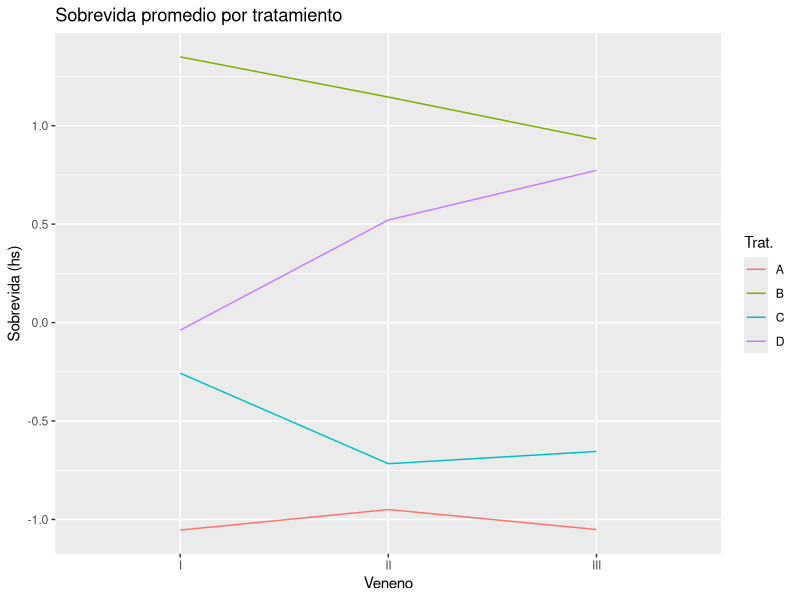
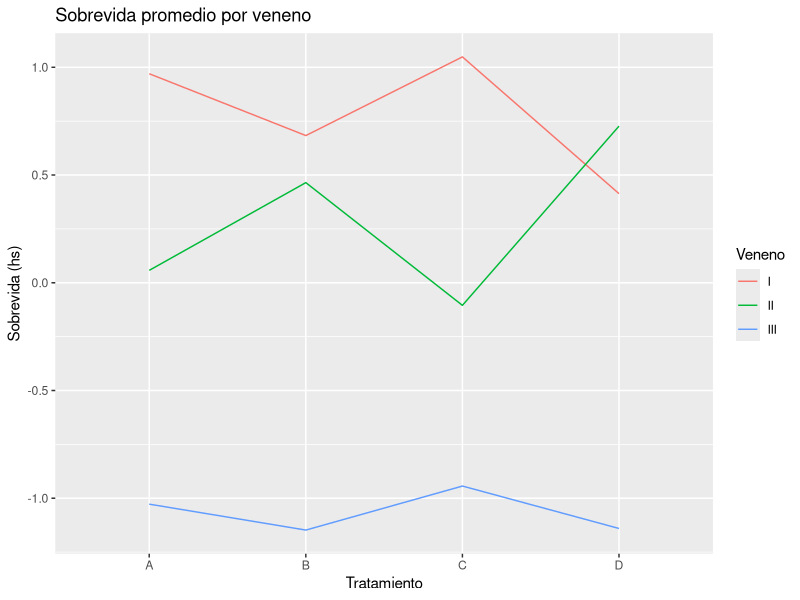
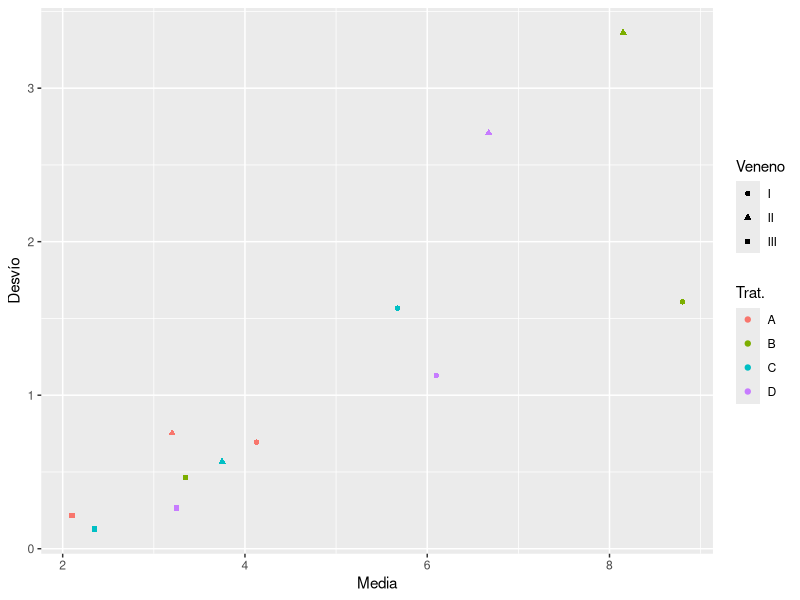
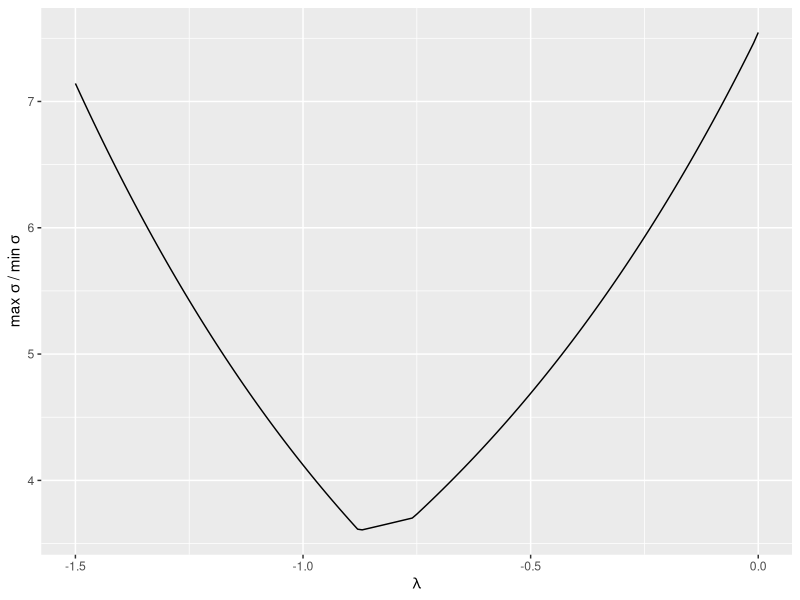
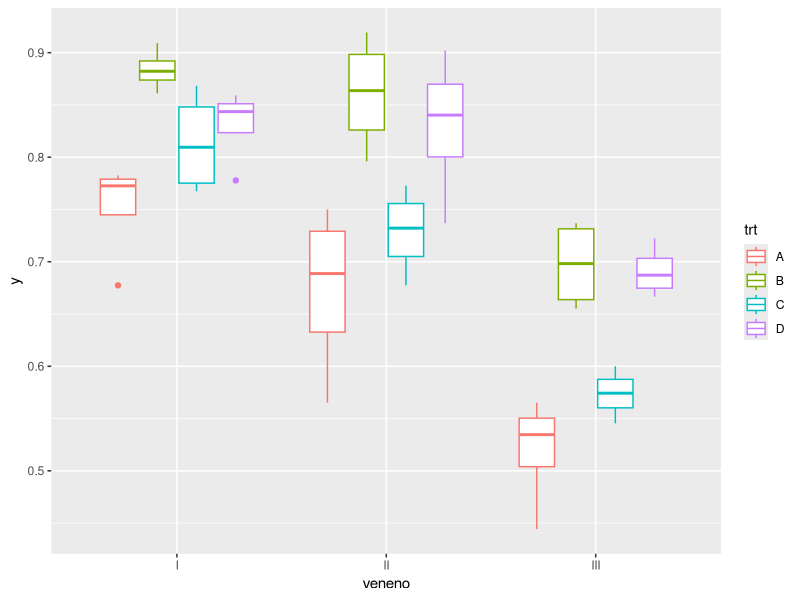

Write R code to recreate these figures, in order. (Note: this script raises an error after producing the figures.)
## ---- chunk 1
knitr::opts_chunk$set(echo = FALSE, message = FALSE, warning = FALSE)
options(tinytex.verbose = TRUE)
## ---- chunk 2
library(tidyverse) # manipulación de datos en general, graficos
library(broom) # limpieza y estructuracion de resultados de regresiones
library(GGally) # gráficos de perfiles, entre otros
## ---- chunk 3
tipo_cols <- cols(
  maceta = col_integer(),
  cruz = col_double(),
  auto = col_double()
)
df1 <- read_csv("../data/3-1.csv", col_types = tipo_cols)
## ---- chunk 4
pv_norm_dif <- shapiro.test(df1$cruz - df1$auto)$p.value
pv_norm_auto <- shapiro.test(df1$auto)$p.value
pv_norm_cruz <- shapiro.test(df1$cruz)$p.value
## ---- chunk 5
alfa <- 0.05
wcx_apar <- wilcox.test(df1$cruz, df1$auto, paired = T, alternative = "g",
                        conf.int = T, conf.level =1-alfa)
wcx_2samp <- wilcox.test(df1$cruz, df1$auto, paired = F, alternative = "g",
                        conf.int = T, conf.level = 1-alfa)
t_apar <- t.test(df1$cruz, df1$auto, paired = T, alternative = "g",
                        conf.int = T, conf.level = 1-alfa)
t_2samp <- t.test(df1$cruz, df1$auto, paired = F, alternative = "g",
                        conf.int = T, conf.level = 1-alfa)
## ---- chunk 6
tribble(
  ~Muestras, ~Test, ~llamada,
  "apareadas", "Wilcoxon", wcx_apar,
  "2 muestras", "Wilcoxon", wcx_2samp,
  "apareadas", "T de Student", t_apar,
  "2 muestras", "T de Student", t_2samp) %>%
  mutate(
    "p-valor" = map_dbl(llamada, "p.value"),
    "Lím. inf. IC" = map(llamada, "conf.int") %>% map_dbl(1)
  ) %>%
  select(-llamada) %>%
  knitr::kable(digits = 4)
## ---- chunk 7
tipo_cols <- cols()
raw2 <- read_csv("../data/3-2.csv", col_types = tipo_cols)
df2 <- raw2 %>%
  gather("trt", "sobrevida", -veneno) %>%
  mutate(
    trt = as_factor(trt),
    sobrevida = sobrevida * 10)

df2 %>%
  group_by(veneno, trt) %>%
  summarise_all(mean)%>%
  spread(veneno, sobrevida) %>%
  ggparcoord(2:4, "trt") +
  labs(title = "Sobrevida promedio por tratamiento",
       x = "Veneno", y = "Sobrevida (hs)", color = "Trat.")

df2 %>%
  group_by(veneno, trt) %>%
  summarise_all(mean)%>%
  spread(trt, sobrevida) %>%
  ggparcoord(2:5, "veneno") +
  labs(title = "Sobrevida promedio por veneno",
       x = "Tratamiento", y = "Sobrevida (hs)", color = "Veneno")
## ---- chunk 8
df2 %>%
  group_by(veneno, trt) %>%
  summarise_all(lst(mean, sd)) %>%
  arrange(desc(sd)) %>%
  knitr::kable(
    digits = 3,
    caption = "La tasa entre los desvios de II:B y III:C es mayor a 26")
## ---- chunk 9
df2 %>%
  group_by(veneno, trt) %>%
  summarise_all(lst(mean, sd)) %>%
  ggplot(aes(mean, sd, color = trt, shape = veneno)) +
  geom_point() +
  labs(x = "Media", y = "Desvío", shape = "Veneno", color = "Trat.")
## ---- chunk 10
boxcox <- function(y, lambda) {
  ifelse(lambda == 0, log(y), (y^lambda - 1)/lambda)
}
mejor_lambda <- function(lambdas) {
  tasas <- vector("numeric", length(lambdas))
  for (i in seq_along(lambdas)) {
    l <- lambdas[i]
    desvios <- df2 %>%
      mutate(y = map_dbl(sobrevida, boxcox, lambda = l)) %>%
      group_by(veneno, trt) %>%
      summarise(desvio = sd(y)) %>%
      pull("desvio")
    tasas[i] <- max(desvios)/min(desvios)
  }
  return(tibble(l = lambdas,t = tasas))
}

lambdas <- mejor_lambda(seq(-1.5, 0, 0.01))
lambdas %>%
  ggplot(aes(l, t)) +
  geom_line() +
  labs(x = expression(lambda), y=expression(paste("max ", sigma, " / min ", sigma)))
## ---- chunk 11
lambdas %>%
  filter(l == 1 | l == 0 | (-0.9 < l & l < -0.8) | l == -1)
## ---- chunk 12
mult <- lm(sobrevida ~ veneno * trt, df2)
tidy(mult) %>%
  dplyr::select(term, estimate, p.value) %>%
  filter(p.value <= 0.1) %>%
  arrange(p.value) %>%
  knitr::kable(digits = 4)
## ---- chunk 13
# venenoIII:trtB es la unica interaccion significativa, pero
tidy(anova(mult))
# las interacciones en conjunto no son significativas
# calcular Mint/Mtrat, esta cerca de 0.1, no sign.

# Paso al modelo aditivo
adit <- lm(sobrevida ~ veneno + trt, df2)
tidy(adit) %>%
  arrange(p.value)

# Analizo las varianzas por blq/trt
df2var <- df2 %>%
  group_by(veneno, trt) %>%
  summarise_all(lst(mean, sd))

grouped_df2 <- group_by(df2, veneno, trt)




df2 <- df2 %>%
  mutate(y = map_dbl(sobrevida, boxcox, -1))

lm2 <- lm(y ~ veneno + trt, df2)
summary(lm2)
anova(lm2)

df2 %>%
  ggplot(aes(veneno, y, color = trt)) +
  geom_boxplot()

TukeyHSD(aov(sobrevida ~ veneno + trt, df2))
## ---- chunk 14

# Ejercicio 3
tipo_cols <- cols(
  substancia = col_factor(),
  dosis = col_double(),
  muestreadas = col_integer(),
  aberrantes = col_integer()
)
df3 <- read_csv("../data/3-3.csv", col_types = tipo_cols)

df3 <- df3 %>%
  mutate(
    prop = aberrantes/muestreadas,
    substancia0 = ifelse(dosis==0, "O", levels(substancia)))

lm3a <- lm(prop ~ dosis * substancia, df3)
summary(lm3a)
lm3b <- lm(prop ~ dosis * substancia0, df3)
summary(lm3b)
lm3c <- glm(prop ~ substancia*dosis, df3, weights = muestreadas,
            family=binomial)
summary(lm3c)

#lm3d <- glm(aberrantes ~ muestreadas + dosis*substancia, df3, family=binomial)
